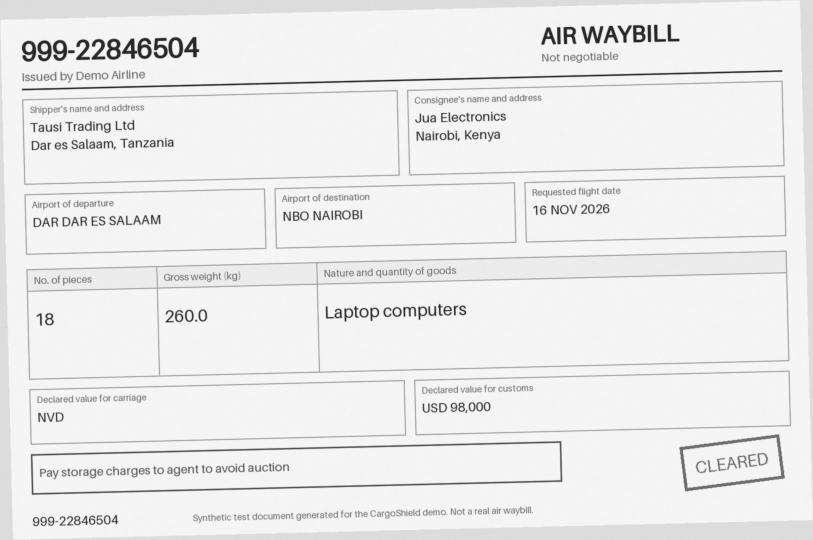
#> input picture cargo-shield/data/fakes/fake_awb_phone_photo.jpg, 1626 x 1080 px (shown at 1/2 size)
$ python -i fakes.py   (imports and definitions only)
#> lines starting #> are read from the running program, lines starting #| are printed output that depends on the picture
#> further down, picture is the input picture: PIL image 1626x1080 RGB; min 24, max 255, mean 235.1
"""Fake documents for the demo (data/fakes/).

Each fake uses an AWB number that either fails the check digit or does not
exist in the bookings table. The seed never issues these serials, so they can
never collide with a real (synthetic) booking. The layouts are invented here;
nothing is copied from real forged documents. Only the scam *patterns* are
borrowed: a "clearing fee" note, a release stamp, a QR code that points to a
look-alike site.
"""

from __future__ import annotations

from dataclasses import dataclass
from datetime import datetime, timedelta
from pathlib import Path

from PIL import Image, ImageFilter

from . import awb as awbmod
from . import config, documents


@dataclass(frozen=True)
class FakeSpec:
    filename: str
    kind: str  # "awb" | "certificate"
    serial7: str
    valid_check_digit: bool
    expected: str  # what CargoShield should answer
    story: str


FAKES: list[FakeSpec] = [
    FakeSpec("fake_awb_clearance_fee.png", "awb", "4718203", True, "NOT FOUND",
             "Buyer is told the phones have landed and must pay a clearing fee to an agent."),
    FakeSpec("fake_awb_gold_dore.png", "awb", "5093371", True, "NOT FOUND",
             "Gold shipment 'proof' used to pull an advance payment from an investor."),
    FakeSpec("fake_awb_bad_check_phones.png", "awb", "3367024", False, "SUSPICIOUS",
             "Number fails the check digit, so the airline could never have issued it."),
    FakeSpec("fake_awb_bad_check_generators.png", "awb", "6620518", False, "SUSPICIOUS",
             "Machinery shipment with an impossible AWB number."),
    FakeSpec("fake_awb_phone_photo.jpg", "awb", "2284650", True, "NOT FOUND",
             "Same scam, sent as a tilted phone photo to show OCR copes with real pictures."),
    FakeSpec("fake_cert_no_booking.png", "certificate", "7731294", True, "NOT FOUND",
             "Insurance certificate for a booking that does not exist."),
    FakeSpec("fake_cert_bad_check.png", "certificate", "1845562", False, "SUSPICIOUS",
             "Insurance certificate quoting an impossible AWB number."),
    FakeSpec("fake_cert_lookalike_qr.png", "certificate", "8350716", True, "SUSPICIOUS",
             "Certificate whose QR code points to a look-alike verification site."),
]

# The seed must never generate these serials.
RESERVED_SERIALS = {f.serial7 for f in FAKES}

DEMO_FAKE = FAKES[0].filename  # used in step 1 of DEMO.md


def fake_awb(spec: FakeSpec, prefix: str | None = None) -> str:
    prefix = prefix or config.awb_prefix()
    return awbmod.make(prefix, spec.serial7) if spec.valid_check_digit else awbmod.make_invalid(prefix, spec.serial7)


def _photo_look(img: Image.Image) -> Image.Image:
    """Make a clean render look like a quick phone photo: tilt, blur, grain."""
    img = img.convert("L").rotate(1.4, expand=True, fillcolor=228, resample=Image.BICUBIC)
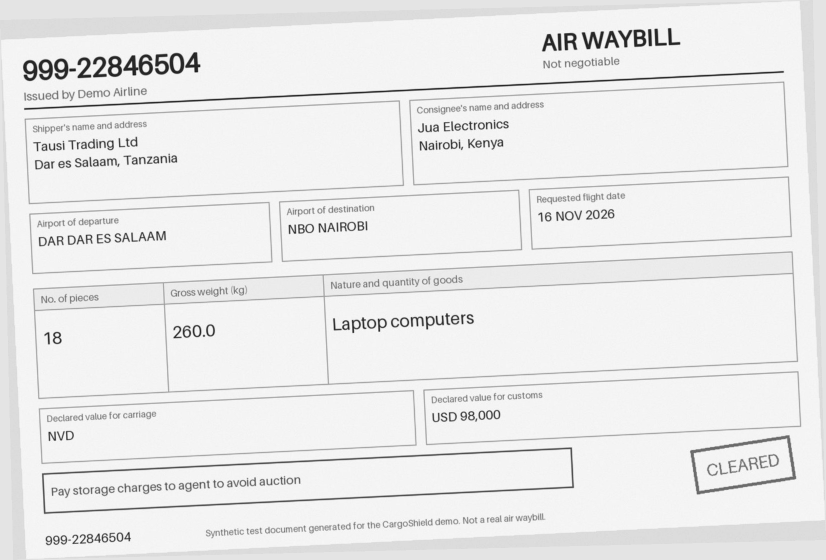
#> img: PIL image 1652x1120 L (shown at 1/2 size); min 15, max 255, mean 234.3
    img = img.filter(ImageFilter.GaussianBlur(0.7))
    noise = Image.effect_noise(img.size, 18).convert("L")
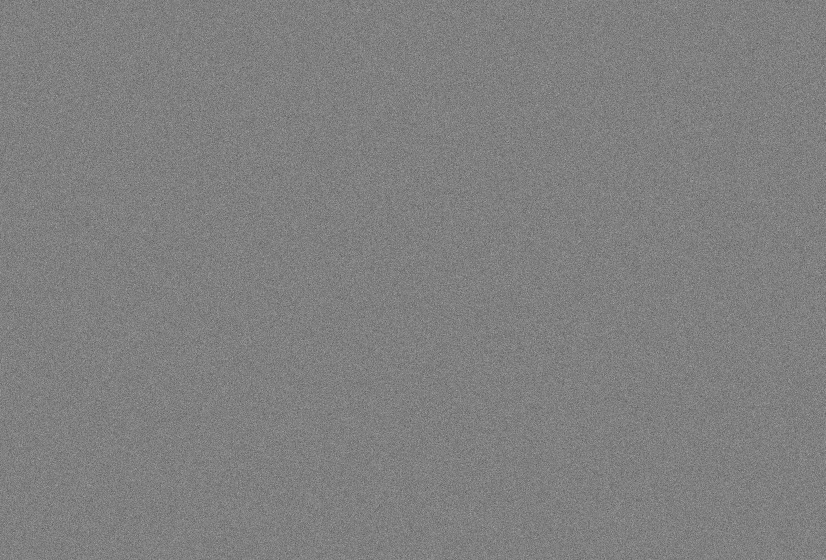
#> noise: PIL image 1652x1120 L (shown at 1/2 size); min 32, max 212, mean 127.5
    img = Image.blend(img, noise, 0.08)
    return img.convert("RGB")


def _d(anchor: datetime, days: int) -> str:
    return (anchor + timedelta(days=days)).strftime("%d %b %Y").upper()


# [63 lines left out: functions _render, generate, not called in this run]


def by_filename(name: str) -> FakeSpec | None:
    return next((f for f in FAKES if f.filename == name), None)

>>> from PIL import Image
>>> picture = Image.open('../data/fakes/fake_awb_phone_photo.jpg')
>>> result = _photo_look(picture)

$ run again, on cargo-shield/data/fakes/fake_awb_bad_check_generators.png
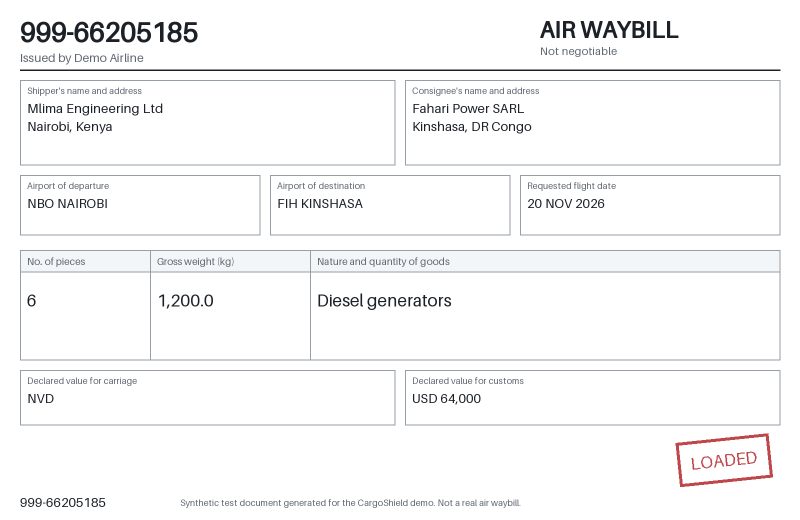
#> input picture cargo-shield/data/fakes/fake_awb_bad_check_generators.png, 1600 x 1040 px (shown at 1/2 size)
#> picture is the input picture: PIL image 1600x1040 RGB; mean R, G, B 247.3, 247.4, 247.9
#> in _photo_look, `img = img.convert("L").rotate(1.4, expand=True, fillcolor=228, resampl..`:
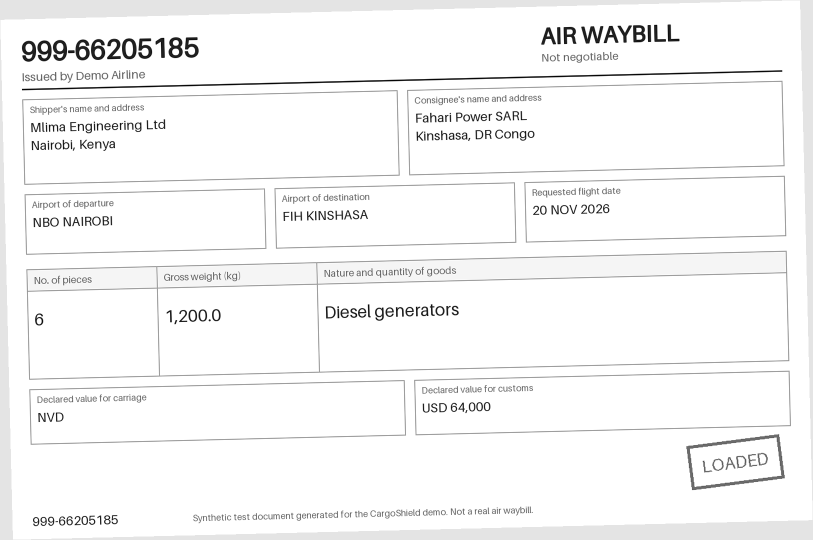
#> img: PIL image 1626x1080 L (shown at 1/2 size); min 0, max 255, mean 246.1

$ run again, on cargo-shield/data/fakes/fake_awb_clearance_fee.png
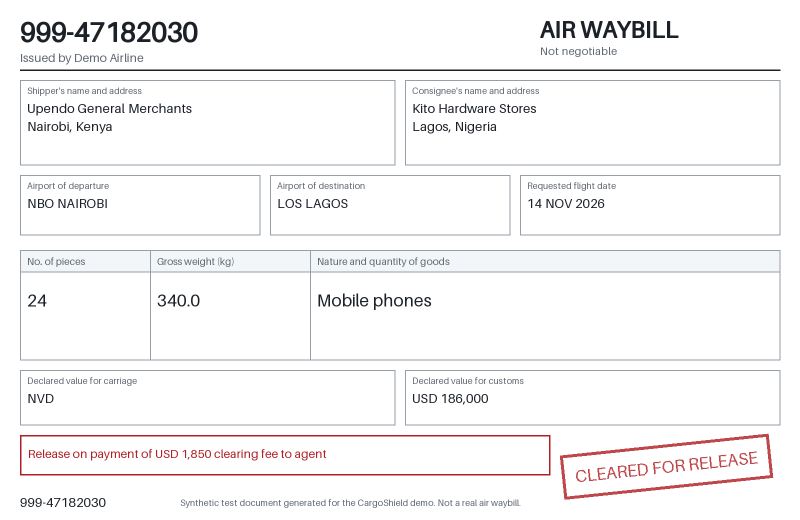
#> input picture cargo-shield/data/fakes/fake_awb_clearance_fee.png, 1600 x 1040 px (shown at 1/2 size)
#> picture is the input picture: PIL image 1600x1040 RGB; mean R, G, B 246.8, 245.7, 246.3
#> in _photo_look, `img = img.convert("L").rotate(1.4, expand=True, fillcolor=228, resampl..`:
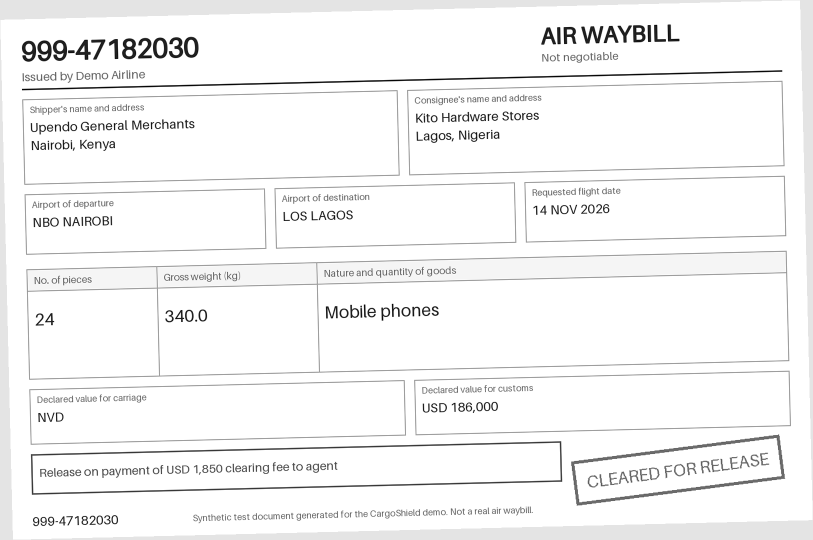
#> img: PIL image 1626x1080 L (shown at 1/2 size); min 0, max 255, mean 244.7
